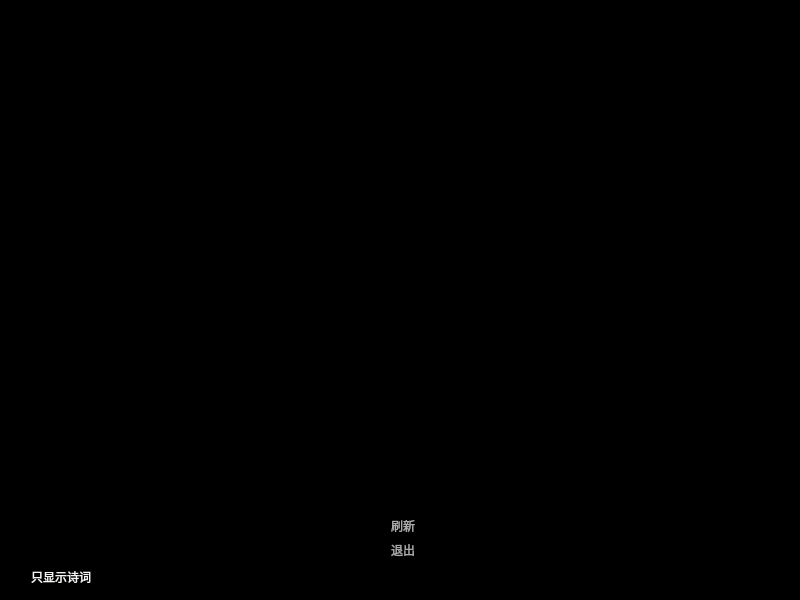
<?xml version="1.0" encoding="UTF-8"?>
<ui version="4.0">
 <class>Widget</class>
 <widget class="QWidget" name="Widget">
  <property name="geometry">
   <rect>
    <x>0</x>
    <y>0</y>
    <width>800</width>
    <height>600</height>
   </rect>
  </property>
  <property name="windowTitle">
   <string>Widget</string>
  </property>
  <property name="styleSheet">
   <string notr="true">background-color: rgb(0, 0, 0);</string>
  </property>
  <layout class="QGridLayout" name="gridLayout">
   <item row="0" column="0" rowspan="7">
    <spacer name="horizontalSpacer">
     <property name="orientation">
      <enum>Qt::Horizontal</enum>
     </property>
     <property name="sizeHint" stdset="0">
      <size>
       <width>40</width>
       <height>20</height>
      </size>
     </property>
    </spacer>
   </item>
   <item row="2" column="1">
    <widget class="QLabel" name="YiYanText">
     <property name="styleSheet">
      <string notr="true">background-color: rgba(255, 255, 255, 0);
color: rgb(255, 255, 255);</string>
     </property>
     <property name="text">
      <string/>
     </property>
    </widget>
   </item>
   <item row="4" column="1">
    <spacer name="verticalSpacer">
     <property name="orientation">
      <enum>Qt::Vertical</enum>
     </property>
     <property name="sizeHint" stdset="0">
      <size>
       <width>20</width>
       <height>40</height>
      </size>
     </property>
    </spacer>
   </item>
   <item row="6" column="1">
    <widget class="QPushButton" name="exitBtn">
     <property name="styleSheet">
      <string notr="true">QPushButton {
background-color: rgba(255, 255, 255, 0);
color: rgba(255, 255, 255, 170);
border:none 
}
QPushButton:hover
{
background-color: rgba(255, 255, 255, 0);
color: rgba(255, 255, 255, 190);

}
QPushButton:pressed
{
background-color: rgba(255, 255, 255, 0);
color: rgba(255, 255, 255, 255);

}</string>
     </property>
     <property name="text">
      <string>退出</string>
     </property>
    </widget>
   </item>
   <item row="1" column="1">
    <spacer name="verticalSpacer_2">
     <property name="orientation">
      <enum>Qt::Vertical</enum>
     </property>
     <property name="sizeHint" stdset="0">
      <size>
       <width>20</width>
       <height>40</height>
      </size>
     </property>
    </spacer>
   </item>
   <item row="5" column="1">
    <widget class="QPushButton" name="refreshBtn">
     <property name="styleSheet">
      <string notr="true">QPushButton {
background-color: rgba(255, 255, 255, 0);
color: rgba(255, 255, 255, 170);
border:none 
}
QPushButton:hover
{
background-color: rgba(255, 255, 255, 0);
color: rgba(255, 255, 255, 190);

}
QPushButton:pressed
{
background-color: rgba(255, 255, 255, 0);
color: rgba(255, 255, 255, 255);

}</string>
     </property>
     <property name="text">
      <string>刷新</string>
     </property>
    </widget>
   </item>
   <item row="7" column="0">
    <widget class="QRadioButton" name="radioButton">
     <property name="styleSheet">
      <string notr="true">QRadioButton {
background-color: rgba(255, 255, 255, 0);
	color: rgb(246, 245, 244);
}</string>
     </property>
     <property name="text">
      <string>只显示诗词</string>
     </property>
    </widget>
   </item>
   <item row="0" column="2" rowspan="7">
    <spacer name="horizontalSpacer_2">
     <property name="orientation">
      <enum>Qt::Horizontal</enum>
     </property>
     <property name="sizeHint" stdset="0">
      <size>
       <width>40</width>
       <height>20</height>
      </size>
     </property>
    </spacer>
   </item>
   <item row="7" column="2">
    <spacer name="horizontalSpacer_4">
     <property name="orientation">
      <enum>Qt::Horizontal</enum>
     </property>
     <property name="sizeHint" stdset="0">
      <size>
       <width>40</width>
       <height>20</height>
      </size>
     </property>
    </spacer>
   </item>
   <item row="3" column="1">
    <widget class="QLabel" name="InformationLabel">
     <property name="styleSheet">
      <string notr="true">background-color: rgba(255, 255, 255, 0);
color: rgb(222, 221, 218);</string>
     </property>
     <property name="text">
      <string/>
     </property>
    </widget>
   </item>
  </layout>
 </widget>
 <resources/>
 <connections>
  <connection>
   <sender>exitBtn</sender>
   <signal>clicked(bool)</signal>
   <receiver>Widget</receiver>
   <slot>close()</slot>
   <hints>
    <hint type="sourcelabel">
     <x>405</x>
     <y>583</y>
    </hint>
    <hint type="destinationlabel">
     <x>424</x>
     <y>611</y>
    </hint>
   </hints>
  </connection>
 </connections>
</ui>
